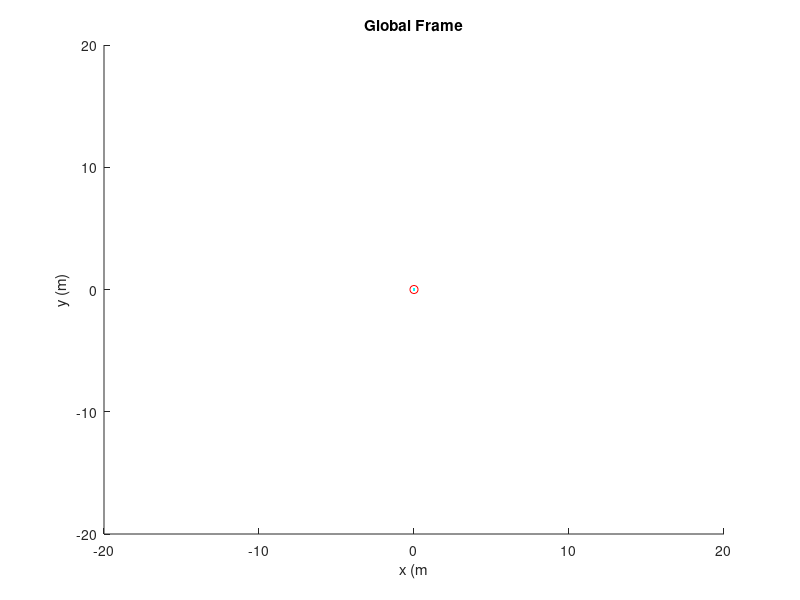

This chart was generated by the following MATLAB code: (Note: this script raises an error after producing the figure.)
function Lab_10()
close all
clear all

% Handles for plotting
figure(1) ; clf ;  hold on ;
handleCar.shape = plot(0,0,'b');
handleCar.centroid = plot(0,0,'c');
handleCar.target = plot(0,0,'or');
xlabel('x (m'); ylabel('y (m)'); axis([-20, 20, -20, 20]) ; zoom on ; hold off;
title('Global Frame');

% Defining car shape
% Car.shape = [-0.5,-0.5 ; 0,0.5 ; 0.5,-0.5 ; -0.5,-0.5]; %triangle
Car.shape = [-0.25 -0.5; -0.25 0; 0 1; 0.25 0; 0.25 -0.5; -0.25 -0.5]; % pentagon
Car.shapeDefault = Car.shape;
Car.center = [mean(Car.shape(1:5,1)) mean(Car.shape(1:5,2))];
Car.centerDefault = Car.center;
Car.heading = atan2(Car.shape(2,2)-Car.center(2), Car.shape(2,1)-Car.center(1)); %in rad

% Defining target
target = [10 10];

% Loop (simulation)
% Initialization
dt=0.3;
iterations = 1000;
% vel = rand(1,iterations);
% ang_vel = rand(1,iterations)*50*pi/180;

for i=1:iterations
    
    % Control fuzzy
    fis = readfis('Control_new.fis');
    distance = sqrt( (target(1)-Car.center(1))^2 + (target(2)-Car.center(2))^2 );   
    angle = atan2(target(2)-Car.center(2), target(1)-Car.center(1)) - Car.heading;
    angle = mod(  angle+pi, 2*pi) - pi;
    
%     if distance < 0.1
%         break;
%     end;
    
    inputs = [distance angle];
    [outputs] = evalfis(inputs, fis);

%     rotation = [cos -sin] + posn
%                [sin  cos]

    [Car.shape(:,1), Car.shape(:,2), Car.heading ]= moveModel(Car.shape(:,1), Car.shape(:,2), Car.heading, dt, outputs(1), outputs(2));
    Car.center = [mean(Car.shape(1:5,1)) mean(Car.shape(1:5,2))];
    trackCar(i,:) = Car.center;
    
    % Rotate THEN translate
    local_to_global_Map_X = cos(Car.heading-pi/2)*Car.shapeDefault(:,1) - sin(Car.heading-pi/2)*Car.shapeDefault(:,2) + Car.center(1) ;
    local_to_global_Map_Y = sin(Car.heading-pi/2)*Car.shapeDefault(:,1) + cos(Car.heading-pi/2)*Car.shapeDefault(:,2) + Car.center(2);
    


    % Set graphic handles 
    set(handleCar.centroid,'xdata',trackCar(:,1),'ydata',trackCar(:,2) ); 
    set(handleCar.shape,'xdata',local_to_global_Map_X,'ydata',local_to_global_Map_Y );
    set(handleCar.target,'xdata',target(1),'ydata',target(2) );
    pause(0.1) ;
    if target(1)<=10 || target(2) <=10,
        target(1) = target(1)+2*rand(1);
        target(2) = target(2)+rand(1);
    else
        target = [-5 -5];
    end;
end;



function [xnext, ynext, tnext] = moveModel(x,y,theta,dt,velocity,ang_velocity)
    xnext = x + velocity*dt*cos(theta);
    ynext = y + velocity*dt*sin(theta);
    tnext= theta + ang_velocity*dt;
return;

return;

